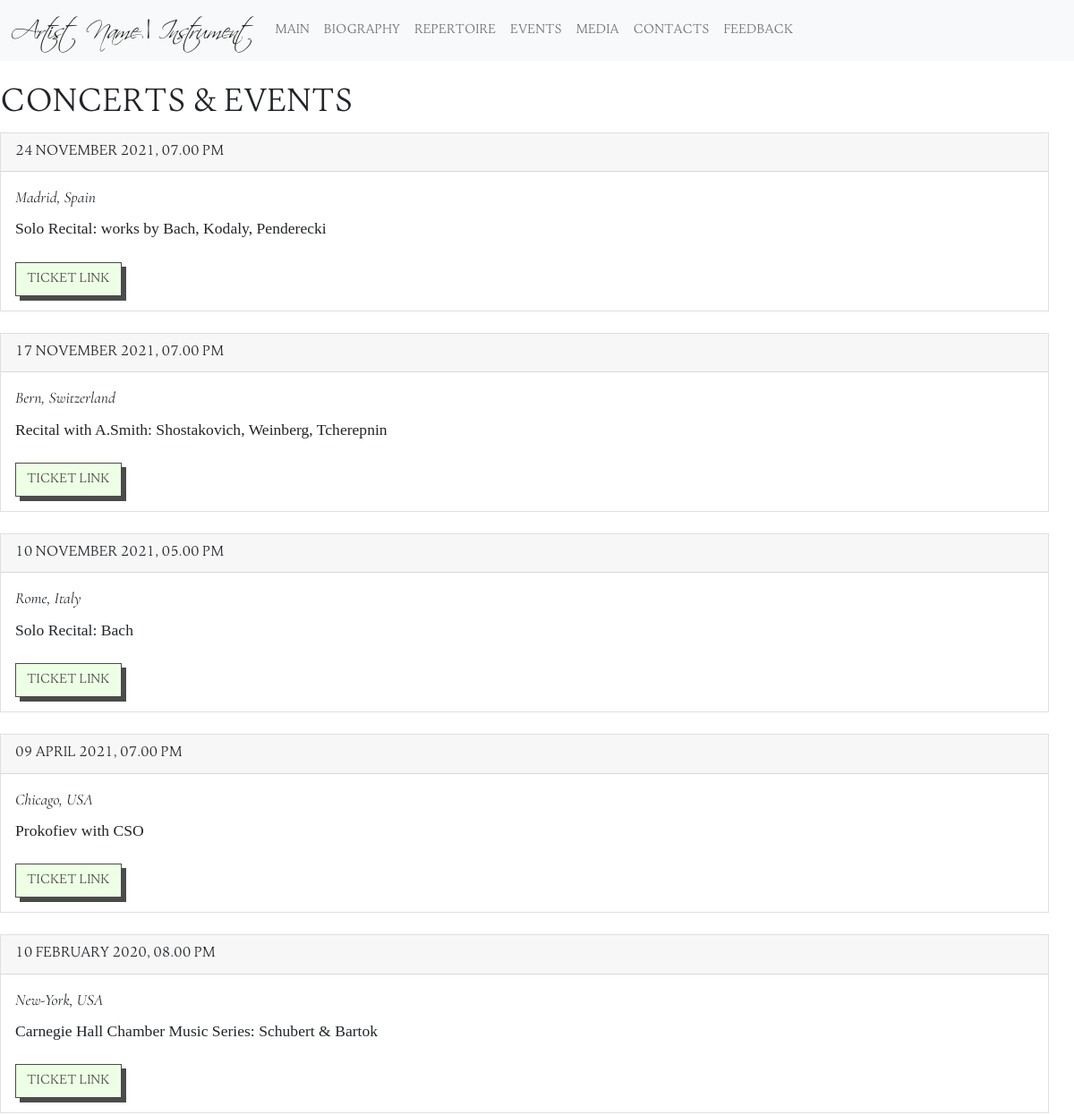
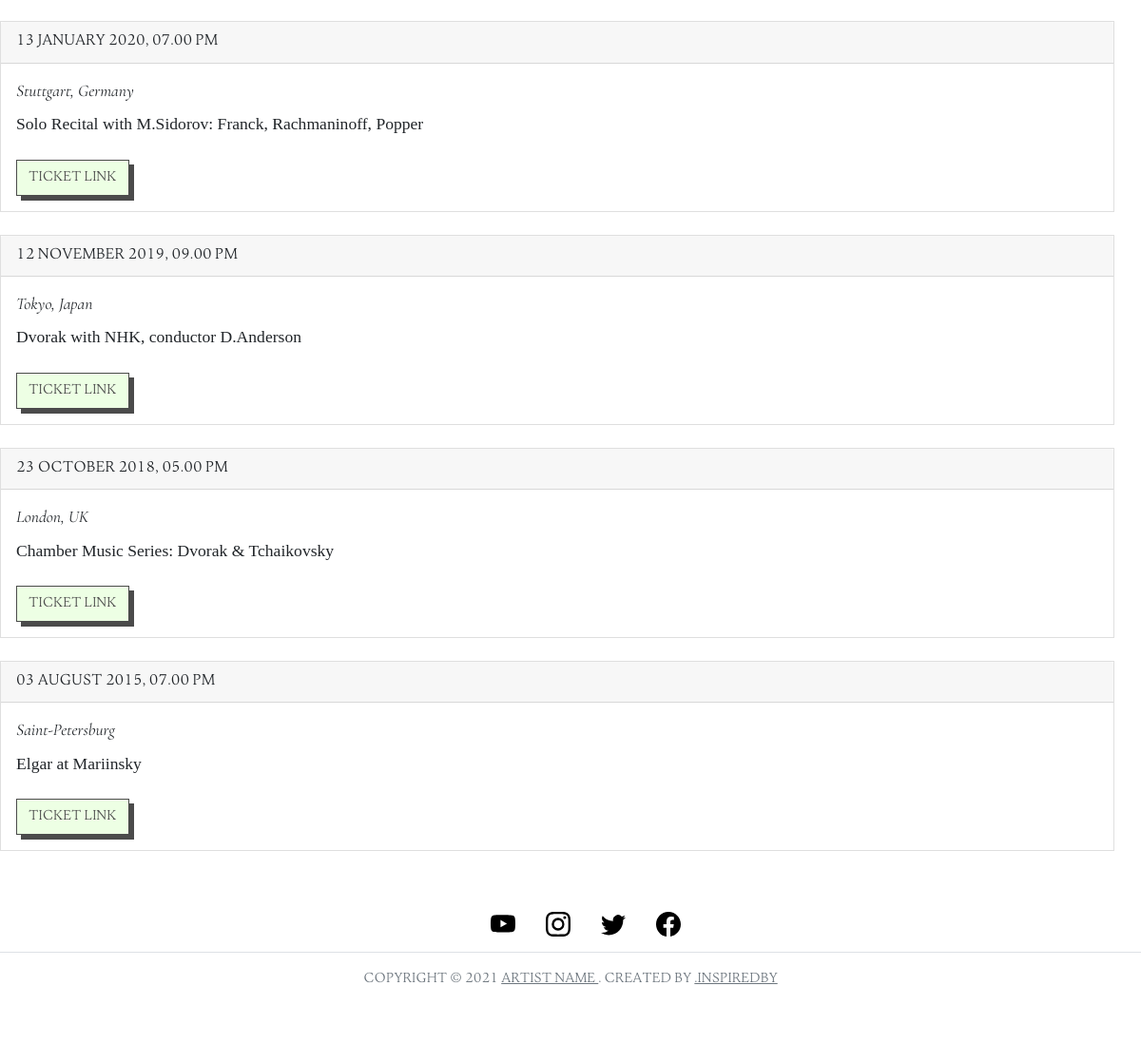
The app's page /events with its own data (2 pictures, top to bottom).
### app.py (models this page shows)
class Event(db.Model):
    __tablename__ = "Events"
    id = db.Column(db.Integer, primary_key=True)
    date = db.Column(db.DateTime)
    location = db.Column(db.String(400))
    description = db.Column(db.Text)
    ticket_link = db.Column(db.String(200))

### app.py (the view)
@app.route('/events')
def event_page():
    events = Event.query.order_by(Event.date.desc())  # ?????
    return render_template('event_page.html', events=events)

### templates/event_page.html (shortened to what this page needs)
{% extends 'base.html' %}
{% block extra_css %}
<link rel="stylesheet" type="text/css" href="{{url_for('static', filename='css/events.css')}}">
{% endblock %}
{% block content %}
<br>
<div id="white_block">
<h1 class="text"> Concerts & Events </h1>
    <div id="event_data">
        {% for event in events %}
            <div id="event">
                <div class="card">
                  <div class="card-header">
                    <div class="event_data" id="date"> {{ event.date.strftime('%d %B %Y, %I.%M %p') }} </div>
                  </div>
                  <div class="card-body">
                    <div class="card-title">
                        <div class="event_data" id="place">{{ event.location }}</div>
                    </div>
                    <div class="card-text">
                        <div class="event_data" id="repertoire">{{ event.description }}</div>
                    </div>
                      <br>
                    <a id="button" href="{{ event.ticket_link }}" class="btn">Ticket Link</a>
                  </div>
                </div>
            </div>
        <br>
        {% endfor %}
    </div>
</div>
{% endblock %}

### static/css/base.css (style rules this page uses)
body { background-repeat: no-repeat !important; background-position: center center !important; background-attachment: fixed !important; -webkit-background-size: cover !important; -moz-background-size: cover !important; -o-background-size: cover !important; background-size: cover !important; }
h1 { font-size: 40px; font-family: 'jenriv_titlinglight'; }
#button { opacity: 70%; background-color: #E6FFDA !important; box-shadow: 5px 5px black; border: 1px solid; border-radius: 0 !important; color: black !important; font-family: 'jenriv_titlinglight'; }
#white_block, .white_block { background-color: rgba(255, 255, 255, .9); }

### static/css/events.css (style rules this page uses)
.card { border-radius: 0 !important; width: 50vmax; animation: slide-left; animation-duration: 1s; }
.event_data { font-family: 'cormorantmedium' !important; font-size: 1.1rem !important; }
#date { font-family: 'jenriv_titlinglight' !important; }
#place { font-family: 'cormorantitalic' !important; }
#white_block { width: 50vmax; animation: slide-left; animation-duration: 1s; }

### records on screen
Event: date "24 November 2021, 07.00 PM", location "Madrid, Spain", description "Solo Recital: works by Bach, Kodaly, Penderecki"
Event: date "17 November 2021, 07.00 PM", location "Bern, Switzerland", description "Recital with A.Smith: Shostakovich, Weinberg, Tcherepnin"
Event: date "10 November 2021, 05.00 PM", location "Rome, Italy", description "Solo Recital: Bach"
Event: date "09 April 2021, 07.00 PM", location "Chicago, USA", description "Prokofiev with CSO"
Event: date "10 February 2020, 08.00 PM", location "New-York, USA", description "Carnegie Hall Chamber Music Series: Schubert & Bartok"
Event: date "13 January 2020, 07.00 PM", location "Stuttgart, Germany", description "Solo Recital with M.Sidorov: Franck, Rachmaninoff, Popper"
Event: date "12 November 2019, 09.00 PM", location "Tokyo, Japan", description "Dvorak with NHK, conductor D.Anderson"
Event: date "23 October 2018, 05.00 PM", location "London, UK", description "Chamber Music Series: Dvorak & Tchaikovsky"
Event: date "03 August 2015, 07.00 PM", location "Saint-Petersburg", description "Elgar at Mariinsky"
